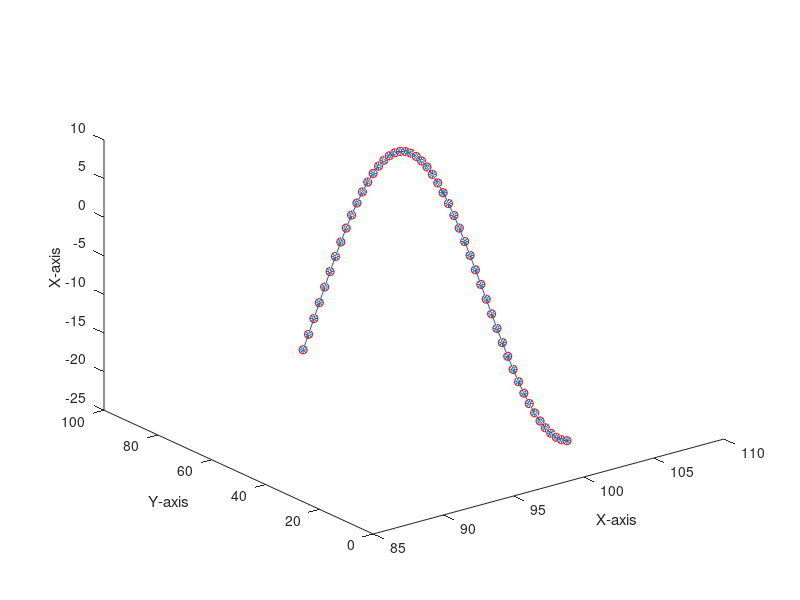

Write the MATLAB code that produced this figure. (Note: this script raises an error after producing the figure.)

clear;clc
close all;

% 假设你已知的数据
% points是50个点的坐标，normals是50个点的法向量
% points = rand(50, 3);  % 随机生成点的坐标作为示例
% normals = rand(50, 3); % 随机生成法向量作为示例

clear;clc
%% 导入曲面曲线轨迹
num_points = 100;
[X,Y] = meshgrid(1:2:99);
Z =0.2*Y.*sin(X/20) -0.2* X.*cos(Y/20);
P0 = [X(:), Y(:), Z(:)];
size = length(X);
for i=1:size
    s = (i-1)*size+1;
    e = i*size;
    P =  [P0(s:e,1), P0(s:e,2), P0(s:e,3)];
    P1 = [P0(s:e,1)+200, P0(s:e,2)*3, 300+P0(s:e,3)*3];  
end
figure;
plot3(P(:,1),P(:,2),P(:,3),'*-')
hold on;
plot3(P(:,1),P(:,2),P(:,3),'ro')
xlabel('X-axis');
ylabel('Y-axis');
zlabel('X-axis');
% legend('Waypoint')
hold off;


%% % 导入法向量
load('normals2500.mat');
normals = zeros(length(X),3);
for i=1:size
    s = (i-1)*size+1;
    e = i*size;
    normals =  [normal(s:e,1), normal(s:e,2), normal(s:e,3)];
end


%% 绘制法向量

points = P;

% 初始化旋转矩阵和欧拉角
rotation_matrices = zeros(3, 3, 50);
rotation_angles = zeros(50, 3);

% 计算每个点的旋转矩阵和欧拉角
for i = 1:49
    % 计算切线向量
    tangent_vector = (points(i+1, :) - points(i, :)) / norm(points(i+1, :) - points(i, :));
    
    % 计算法向量
    normal_vector = normals(i, :);
    
    % 构建旋转矩阵
    rotation_matrix = [tangent_vector', cross(normal_vector, tangent_vector)', normal_vector'];
    
    % 存储旋转矩阵
    rotation_matrices(:, :, i) = rotation_matrix;
    
    % 提取欧拉角（绕 Z、Y、X 轴的旋转角度）
    rotation_angles(i, :) = rotm2eul(rotation_matrix, 'XYZ');
end

% 对最后一个点的处理（假设最后一个点的切线向量和法向量与前一个点相同）
rotation_matrices(:, :, 50) = rotation_matrices(:, :, 49);
rotation_angles(50, :) = rotation_angles(49, :);

% 绘制选择角度随点变化的图像
figure;
subplot(3, 1, 1);
plot(1:50, rad2deg(rotation_angles(:, 1)), '-o');
title('Angle of rotation around the X-axis');
xlabel('Index of point');
ylabel('Degrees');

subplot(3, 1, 2);
plot(1:50, rad2deg(rotation_angles(:, 2)), '-o');
title('Angle of rotation around the Y-axis');
xlabel('Index of point');
ylabel('Degrees');

subplot(3, 1, 3);
plot(1:50, rad2deg(rotation_angles(:, 3)), '-o');
title('Angle of rotation around the Z-axis');
xlabel('Index of point');
ylabel('Degrees');
